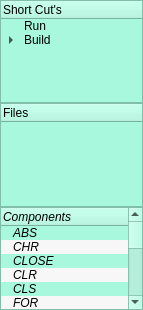
                   <widget class="QWidget" name="scrollAreaWidgetContents">
                    <property name="geometry">
                     <rect>
                      <x>0</x>
                      <y>0</y>
                      <width>143</width>
                      <height>310</height>
                     </rect>
                    </property>
                    <property name="sizePolicy">
                     <sizepolicy hsizetype="Minimum" vsizetype="Expanding">
                      <horstretch>0</horstretch>
                      <verstretch>0</verstretch>
                     </sizepolicy>
                    </property>
                    <property name="minimumSize">
                     <size>
                      <width>100</width>
                      <height>0</height>
                     </size>
                    </property>
                    <layout class="QVBoxLayout" name="verticalLayout_8">
                     <property name="spacing">
                      <number>0</number>
                     </property>
                     <property name="leftMargin">
                      <number>0</number>
                     </property>
                     <property name="topMargin">
                      <number>0</number>
                     </property>
                     <property name="rightMargin">
                      <number>0</number>
                     </property>
                     <property name="bottomMargin">
                      <number>0</number>
                     </property>
                     <item>
                      <widget class="QTreeWidget" name="treeWidget_2">
                       <property name="styleSheet">
                        <string notr="true">background-color: rgb(168, 248, 222);</string>
                       </property>
                       <column>
                        <property name="text">
                         <string>Short Cut's</string>
                        </property>
                        <property name="background">
                         <color>
                          <red>138</red>
                          <green>226</green>
                          <blue>52</blue>
                         </color>
                        </property>
                       </column>
                       <item>
                        <property name="text">
                         <string>Run</string>
                        </property>
                       </item>
                       <item>
                        <property name="text">
                         <string>Build</string>
                        </property>
                        <item>
                         <property name="text">
                          <string>C-64</string>
                         </property>
                        </item>
                        <item>
                         <property name="text">
                          <string>Amiga500</string>
                         </property>
                        </item>
                       </item>
                      </widget>
                     </item>
                     <item>
                      <widget class="QTreeWidget" name="treeWidget">
                       <property name="sizePolicy">
                        <sizepolicy hsizetype="Minimum" vsizetype="Expanding">
                         <horstretch>0</horstretch>
                         <verstretch>0</verstretch>
                        </sizepolicy>
                       </property>
                       <property name="minimumSize">
                        <size>
                         <width>100</width>
                         <height>0</height>
                        </size>
                       </property>
                       <property name="styleSheet">
                        <string notr="true">background-color: rgb(168, 248, 222);</string>
                       </property>
                       <column>
                        <property name="text">
                         <string>Files</string>
                        </property>
                        <property name="background">
                         <color>
                          <red>138</red>
                          <green>226</green>
                          <blue>52</blue>
                         </color>
                        </property>
                       </column>
                      </widget>
                     </item>
                     <item>
                      <widget class="QTreeWidget" name="treeWidgetCompos">
                       <property name="sizePolicy">
                        <sizepolicy hsizetype="Minimum" vsizetype="Expanding">
                         <horstretch>0</horstretch>
                         <verstretch>0</verstretch>
                        </sizepolicy>
                       </property>
                       <property name="minimumSize">
                        <size>
                         <width>21</width>
                         <height>0</height>
                        </size>
                       </property>
                       <property name="palette">
                        <palette>
                         <active>
                          <colorrole role="Button">
                           <brush brushstyle="SolidPattern">
                            <color alpha="255">
                             <red>168</red>
                             <green>248</green>
                             <blue>222</blue>
                            </color>
                           </brush>
                          </colorrole>
                          <colorrole role="Base">
                           <brush brushstyle="SolidPattern">
                            <color alpha="255">
                             <red>168</red>
                             <green>248</green>
                             <blue>222</blue>
                            </color>
                           </brush>
                          </colorrole>
                          <colorrole role="Window">
                           <brush brushstyle="SolidPattern">
                            <color alpha="255">
                             <red>168</red>
                             <green>248</green>
                             <blue>222</blue>
                            </color>
                           </brush>
                          </colorrole>
                         </active>
                         <inactive>
                          <colorrole role="Button">
                           <brush brushstyle="SolidPattern">
                            <color alpha="255">
                             <red>168</red>
                             <green>248</green>
                             <blue>222</blue>
                            </color>
                           </brush>
                          </colorrole>
                          <colorrole role="Base">
                           <brush brushstyle="SolidPattern">
                            <color alpha="255">
                             <red>168</red>
                             <green>248</green>
                             <blue>222</blue>
                            </color>
                           </brush>
                          </colorrole>
                          <colorrole role="Window">
                           <brush brushstyle="SolidPattern">
                            <color alpha="255">
                             <red>168</red>
                             <green>248</green>
                             <blue>222</blue>
                            </color>
                           </brush>
                          </colorrole>
                         </inactive>
                         <disabled>
                          <colorrole role="Button">
                           <brush brushstyle="SolidPattern">
                            <color alpha="255">
                             <red>168</red>
                             <green>248</green>
                             <blue>222</blue>
                            </color>
                           </brush>
                          </colorrole>
                          <colorrole role="Base">
                           <brush brushstyle="SolidPattern">
                            <color alpha="255">
                             <red>168</red>
                             <green>248</green>
                             <blue>222</blue>
                            </color>
                           </brush>
                          </colorrole>
                          <colorrole role="Window">
                           <brush brushstyle="SolidPattern">
                            <color alpha="255">
                             <red>168</red>
                             <green>248</green>
                             <blue>222</blue>
                            </color>
                           </brush>
                          </colorrole>
                         </disabled>
                        </palette>
                       </property>
                       <property name="font">
                        <font>
                         <weight>50</weight>
                         <italic>true</italic>
                         <bold>false</bold>
                        </font>
                       </property>
                       <property name="autoFillBackground">
                        <bool>true</bool>
                       </property>
                       <property name="styleSheet">
                        <string notr="true">background-color: rgb(168, 248, 222);
ScrollBar::vertical {
     border: 2px solid grey;
     background: #32CC99;
     width: 15px;
     margin: 22px 0 22px 0;
 }</string>
                       </property>
                       <property name="horizontalScrollBarPolicy">
                        <enum>Qt::ScrollBarAlwaysOff</enum>
                       </property>
                       <property name="editTriggers">
                        <set>QAbstractItemView::DoubleClicked</set>
                       </property>
                       <property name="dragEnabled">
                        <bool>true</bool>
                       </property>
                       <property name="dragDropMode">
                        <enum>QAbstractItemView::DragOnly</enum>
                       </property>
                       <property name="defaultDropAction">
                        <enum>Qt::CopyAction</enum>
                       </property>
                       <property name="alternatingRowColors">
                        <bool>true</bool>
                       </property>
                       <property name="indentation">
                        <number>9</number>
                       </property>
                       <property name="rootIsDecorated">
                        <bool>true</bool>
                       </property>
                       <property name="uniformRowHeights">
                        <bool>false</bool>
                       </property>
                       <property name="sortingEnabled">
                        <bool>false</bool>
                       </property>
                       <column>
                        <property name="text">
                         <string>Components</string>
                        </property>
                        <property name="font">
                         <font>
                          <weight>50</weight>
                          <bold>false</bold>
                         </font>
                        </property>
                        <property name="background">
                         <color>
                          <red>138</red>
                          <green>226</green>
                          <blue>52</blue>
                         </color>
                        </property>
                       </column>
                       <item>
                        <property name="text">
                         <string>ABS</string>
                        </property>
                       </item>
                       <item>
                        <property name="text">
                         <string>CHR</string>
                        </property>
                       </item>
                       <item>
                        <property name="text">
                         <string>CLOSE</string>
                        </property>
                       </item>
                       <item>
                        <property name="text">
                         <string>CLR</string>
                        </property>
                       </item>
                       <item>
                        <property name="text">
                         <string>CLS</string>
                        </property>
                       </item>
                       <item>
                        <property name="text">
                         <string>FOR</string>
                        </property>
                       </item>
                       <item>
                        <property name="text">
                         <string>COS</string>
                        </property>
                       </item>
                       <item>
                        <property name="text">
                         <string>GOSUB</string>
                        </property>
                       </item>
                       <item>
                        <property name="text">
                         <string>GOTO</string>
                        </property>
                       </item>
                       <item>
                        <property name="text">
                         <string>IF</string>
                        </property>
                       </item>
                       <item>
                        <property name="text">
                         <string>INPUT</string>
                        </property>
                       </item>
                       <item>
                        <property name="text">
                         <string>LOAD</string>
                        </property>
                       </item>
                       <item>
                        <property name="text">
                         <string>OPEN</string>
                        </property>
                       </item>
                       <item>
                        <property name="text">
                         <string>RANDOM</string>
                        </property>
                       </item>
                       <item>
                        <property name="text">
                         <string>RND</string>
                        </property>
                       </item>
                       <item>
                        <property name="text">
                         <string>SIN</string>
                        </property>
                       </item>
                       <item>
                        <property name="text">
                         <string>TAN</string>
                        </property>
                       </item>
                       <item>
                        <property name="text">
                         <string>THEN</string>
                        </property>
                       </item>
                       <item>
                        <property name="text">
                         <string>VAL</string>
                        </property>
                       </item>
                       <item>
                        <property name="text">
                         <string>VERIFY</string>
                        </property>
                       </item>
                      </widget>
                     </item>
                    </layout>
                   </widget>
